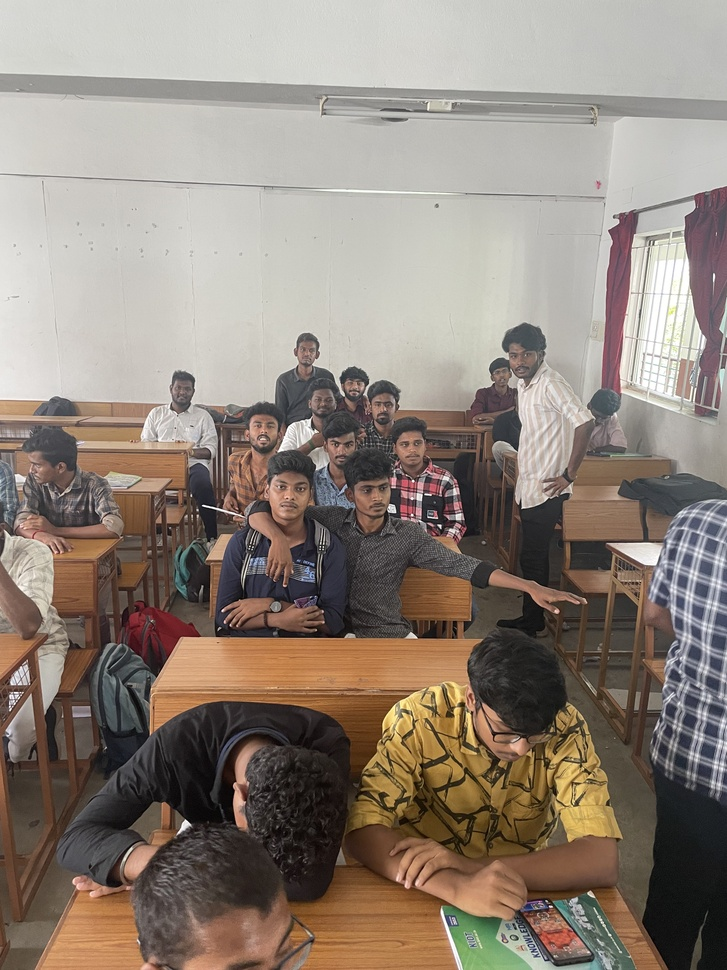
#> input picture Classroom images/IMG_4336.jpg, 727 x 970 px, shrunk from 3024 x 4032 before the run, given in place of group_photo.jpg, which was not available
$ jupyter execute --allow-errors test.ipynb
#> lines starting #> are read from the running program, lines starting #| are printed output that depends on the picture; after the words box and inside, x2 and y2 are one past the last pixel; in counts of white or black regions, pixels touching at a corner belong together; pictures that were not available may be replaced by others from this repository, and a replacement may not be noted
[cell 1]
import cv2

imagePath = 'group_photo.jpg'

img = cv2.imread(imagePath)
#> img is the input picture: shape (970, 727, 3); mean B, G, R 121.7, 132, 143.8

print(img.shape)
#| (970, 727, 3)

gray_image = cv2.cvtColor(img, cv2.COLOR_BGR2GRAY)
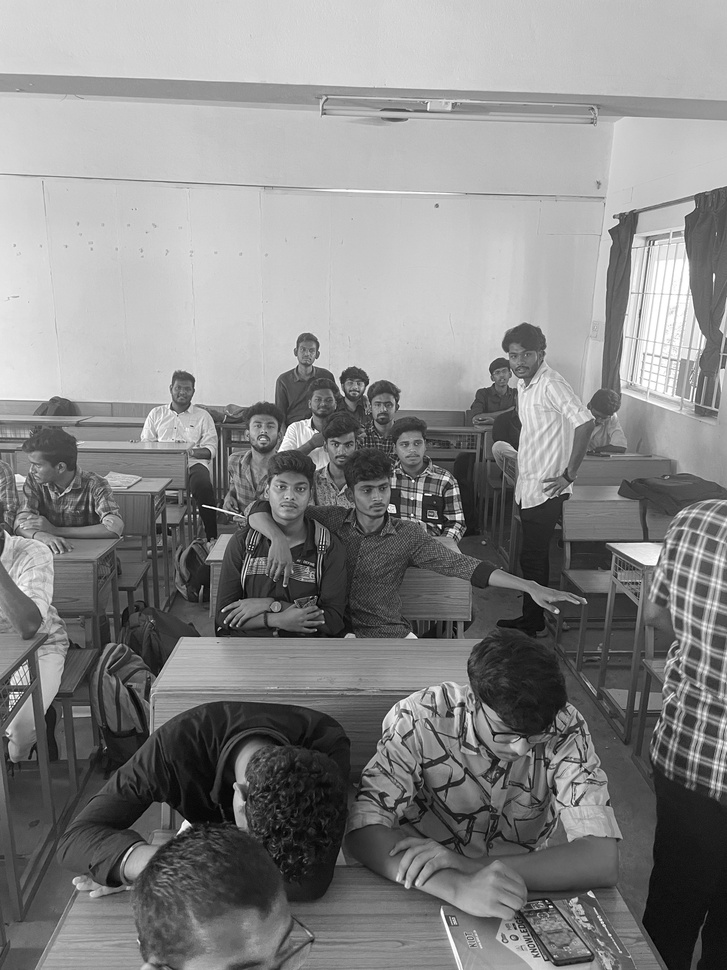
#> gray_image: shape (970, 727); min 0, max 255, mean 134.4
print(gray_image.shape)
#| (970, 727)

face_classifier = cv2.CascadeClassifier(
    cv2.data.haarcascades + "haarcascade_frontalface_default.xml"
)

face = face_classifier.detectMultiScale(
    gray_image, scaleFactor=1.1, minNeighbors=5, minSize=(40, 40)
)
#> face = [[387, 426, 48, 48], [263, 467, 55, 55]]

for (x, y, w, h) in face:
    cv2.rectangle(img, (x, y), (x + w, y + h), (0, 255, 0), 4)
#> this loop made 2 passes
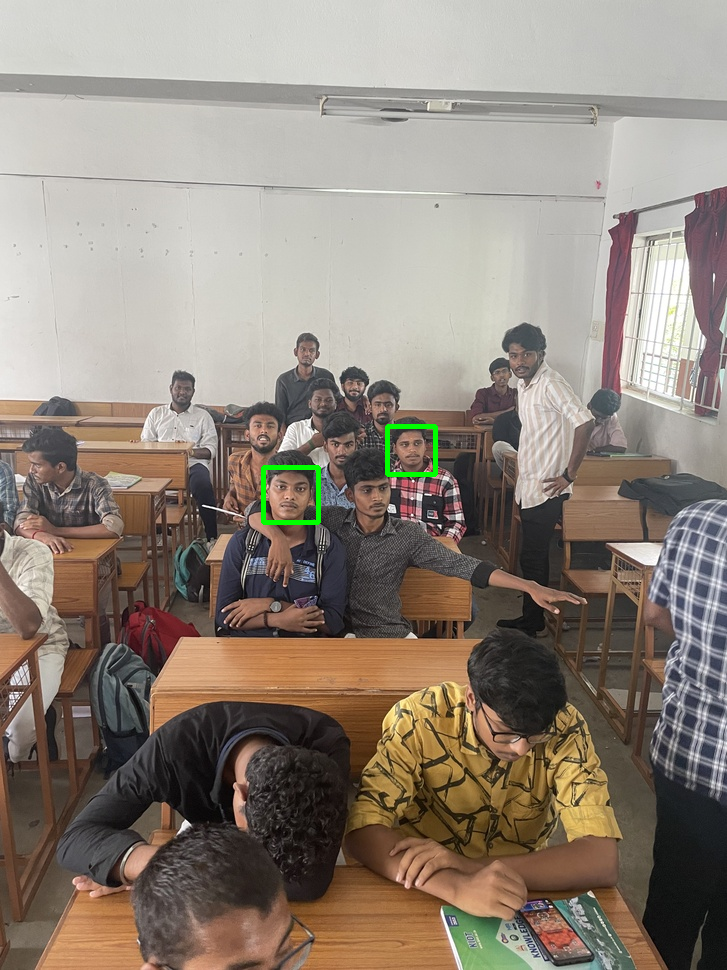
#> img: shape (970, 727, 3); 0.29% of pixels changed, all inside (x1, y1, x2, y2) = (261, 424, 438, 525)

img_rgb = cv2.cvtColor(img, cv2.COLOR_BGR2RGB)

import matplotlib.pyplot as plt


plt.figure(figsize=(20,10))
plt.imshow(img_rgb)
plt.axis('off')

[cell 2]
import face_recognition
import numpy as np
from PIL import Image, ImageDraw
from IPython.display import display

#> (the rest of this cell did not finish here and is left out)

[cell 3]
import face_recognition
import numpy as np
import cv2
from IPython.display import display, Image

#> (the rest of this cell did not finish here and is left out)

[cell 4]
import face_recognition
import os
import pickle

def save_known_faces(known_face_encodings, known_face_names, filename):
    with open(filename, 'wb') as f:
        pickle.dump((known_face_encodings, known_face_names), f)

def encode_images_from_folder(folder_path, encoding_file):
    known_face_encodings = []
    known_face_names = []

    for file_name in os.listdir(folder_path):
        if file_name.lower().endswith(('.jpg', '.jpeg', '.png', '.bmp')):
            image_path = os.path.join(folder_path, file_name)
            print("Encoding:", file_name)

            try:
                # Load the image
                image = face_recognition.load_image_file(image_path)
                # Find face locations using HOG model
                face_locations = face_recognition.face_locations(image, model="hog")
                # If at least one face is found
                if face_locations:
                    # Encode the first face found in the image
                    face_encoding = face_recognition.face_encodings(image, [face_locations[0]])[0]
                    # Extract the name from the file name without extension
                    name = os.path.splitext(file_name)[0]
                    known_face_encodings.append(face_encoding)
                    known_face_names.append(name)
                else:
                    print(f"No face found in {file_name}")
            except Exception as e:
                print(f"Error processing {file_name}: {e}")

    save_known_faces(known_face_encodings, known_face_names, encoding_file)

def main(folder_path, encoding_file):
#> called with folder_path = 'dataset', encoding_file = 'known_faces.pkl'
    encode_images_from_folder(folder_path, encoding_file)
#> (the call stopped at in encode_images_from_folder, `image = face_recognition.load_image_file(image_path)`: face_recognition is not available in this run)
    print("Encoding completed!")

# Specify folder path and encoding file here
folder_path = "dataset"
encoding_file = "known_faces.pkl"

main(folder_path, encoding_file)

[cell 5]
import face_recognition
import numpy as np
import cv2
import os
import pickle
from datetime import datetime
import pandas as pd
import matplotlib.pyplot as plt

# image_path = r"Classroom images\IMG_4336.jpg"
image_path = r"WhatsApp Image 2024-04-24 at 19.43.04_907cf64b.jpg"

excel_filename = "recognized_names.xlsx"

def load_known_faces(filename):
#> called with filename = 'known_faces.pkl'
    with open(filename, 'rb') as f:
#> (reads known_faces.pkl from the repository)
        known_face_encodings, known_face_names = pickle.load(f)
    return known_face_encodings, known_face_names

known_face_encodings, known_face_names = load_known_faces('known_faces.pkl')

#> (the rest of this cell did not finish here and is left out)

[cell 6]
import cv2
import numpy as np
from matplotlib import pyplot as plt

def adjust_brightness_contrast(image, brightness=0, contrast=0):
    # Brightness adjustment
    if brightness != 0:
        if brightness > 0:
            shadow = brightness
            highlight = 255
        else:
            shadow = 0
            highlight = 255 + brightness
        alpha_b = (highlight - shadow) / 255
        gamma_b = shadow

        # Apply brightness adjustment
        image = cv2.addWeighted(image, alpha_b, image, 0, gamma_b)

    # Contrast adjustment
    if contrast != 0:
        f = 131 * (contrast + 127) / (127 * (131 - contrast))
        alpha_c = f
        gamma_c = 127 * (1 - f)

        # Apply contrast adjustment
        image = cv2.addWeighted(image, alpha_c, image, 0, gamma_c)

    return image

def skin_smoothing(image):
    # Apply bilateral filter for smoothing
    return cv2.bilateralFilter(image, d=0, sigmaColor=20, sigmaSpace=6)

def enhance_eyes(image):
    # Convert image to LAB color space
    lab = cv2.cvtColor(image, cv2.COLOR_BGR2LAB)

    # Split channels
    l, a, b = cv2.split(lab)

    # Apply CLAHE (Contrast Limited Adaptive Histogram Equalization) on the L-channel
    clahe = cv2.createCLAHE(clipLimit=3.0, tileGridSize=(8, 8))
    l = clahe.apply(l)

    # Merge the CLAHE enhanced L-channel with the original A and B channels
    enhanced_lab = cv2.merge((l, a, b))

    # Convert LAB image back to BGR
    enhanced_image = cv2.cvtColor(enhanced_lab, cv2.COLOR_LAB2BGR)

    return enhanced_image

# Load pre-trained face detection model
face_cascade = cv2.CascadeClassifier(cv2.data.haarcascades + 'haarcascade_frontalface_default.xml')

# Load image
image_path = r"detected_faces\face_0_25.jpg"
image = cv2.imread(image_path)
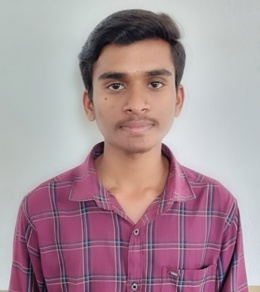
#> input picture dataset/Akilraj.jpg, 260 x 292 px, shrunk from 1080 x 1214 before the run, given in place of face_0_25.jpg, which was not available
#> image is the input picture: shape (292, 260, 3); mean B, G, R 153.6, 145.3, 169.9
gray = cv2.cvtColor(image, cv2.COLOR_BGR2GRAY)
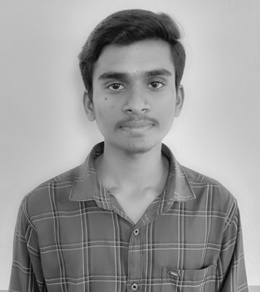
#> gray: shape (292, 260); min 8, max 235, mean 153.6

# Detect faces in the image
faces = face_cascade.detectMultiScale(gray, scaleFactor=1.1, minNeighbors=5, minSize=(30, 30))
#> faces = [[75, 37, 120, 120]]

# Enhance each detected face
for (x, y, w, h) in faces:
    face = image[y:y+h, x:x+w]

    # Adjust brightness and contrast
    face = adjust_brightness_contrast(face, brightness=30, contrast=20)

    # Smooth skin
    face = skin_smoothing(face)

    # Enhance eyes
    face = enhance_eyes(face)

    # Replace the original face with the enhanced one
    image[y:y+h, x:x+w] = face
#> this loop made 1 pass
#> (x, y, w, h, shadow in adjust_brightness_contrast, highlight in adjust_brightness_contrast, alpha_b in adjust_brightness_contrast, gamma_b in adjust_brightness_contrast) on pass 1: (75, 37, 120, 120, 30, 255, 0.882, 30)
#> pass 1, `face = image[y:y+h, x:x+w]`:
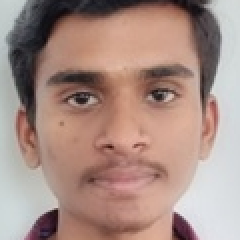
#> face: shape (120, 120, 3) (shown 2 times larger); mean B, G, R 132.6, 141.5, 168.3
#> pass 1, in adjust_brightness_contrast, `image = cv2.addWeighted(image, alpha_b, image, 0, gamma_b)`:
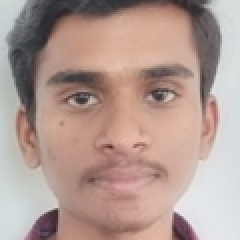
#> image: shape (120, 120, 3) (shown 2 times larger); mean of channels 0, 1, 2 147, 154.8, 178.5; drawn as B, G, R
#> pass 1, in adjust_brightness_contrast, `image = cv2.addWeighted(image, alpha_c, image, 0, gamma_c)`:
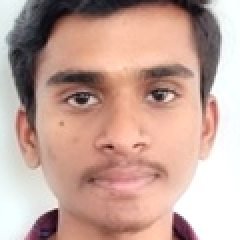
#> image: shape (120, 120, 3) (shown 2 times larger); mean of channels 0, 1, 2 153.3, 164.4, 196.8; drawn as B, G, R
#> after the loop:
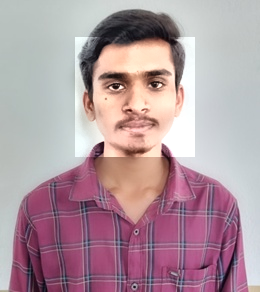
#> image: shape (292, 260, 3); mean B, G, R 160.4, 152.6, 177.5

plt.figure(figsize=(10, 5))

plt.subplot(1, 2, 1)
plt.imshow(cv2.cvtColor(cv2.imread(image_path), cv2.COLOR_BGR2RGB))
plt.title('Original Image')
plt.axis('off')

# Enhanced image
plt.subplot(1, 2, 2)
plt.imshow(cv2.cvtColor(image, cv2.COLOR_BGR2RGB))
plt.title('Enhanced Image')
plt.axis('off')

cv2.imwrite('enhanced_image.jpg', image)

plt.show()
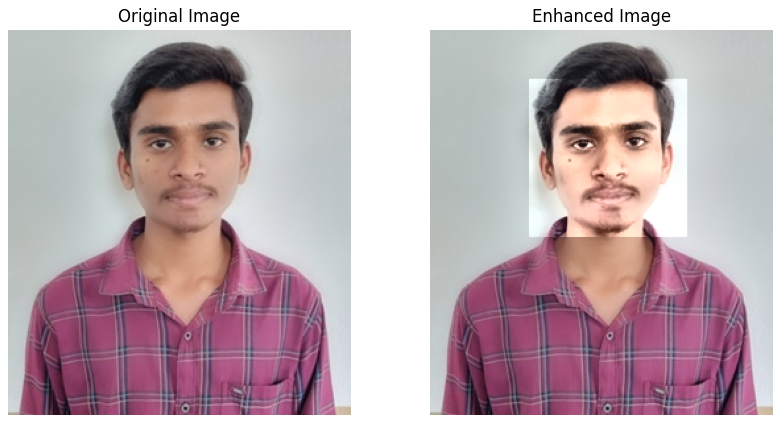
#> figure drawn by matplotlib, 2 panels

[cell 7]
import shutil
import os

def copy_image_to_folder(image_path, destination_folder, num_copies):
    # Check if the source file exists
#> called with image_path = 'dataset/Akilraj.jpg', destination_folder = 'Attendance_dataset/Akilraj', num_copies = 40
    if not os.path.exists(image_path):
        print("Source image file not found.")
        return

    # Check if the destination folder exists, if not, create it
    if not os.path.exists(destination_folder):
        os.makedirs(destination_folder)

    # Get the filename from the source image path
    filename = os.path.basename(image_path)

    # Copy the image file to the destination folder multiple times
    for i in range(num_copies):
        # Construct the new filename with index
        new_filename = f"{os.path.splitext(filename)[0]}_{i}{os.path.splitext(filename)[1]}"

        # Construct the full path for the new file
        new_file_path = os.path.join(destination_folder, new_filename)

        # Copy the image file
        shutil.copy2(image_path, new_file_path)

        print(f"Copy {i+1}/{num_copies} completed: {new_file_path}")

def create_folder(folder_path):
    # Check if the folder already exists
    if not os.path.exists(folder_path):
        # Create the folder
        os.makedirs(folder_path)
        print(f"Folder created at: {folder_path}")
    else:
        print(f"Folder already exists at: {folder_path}")
